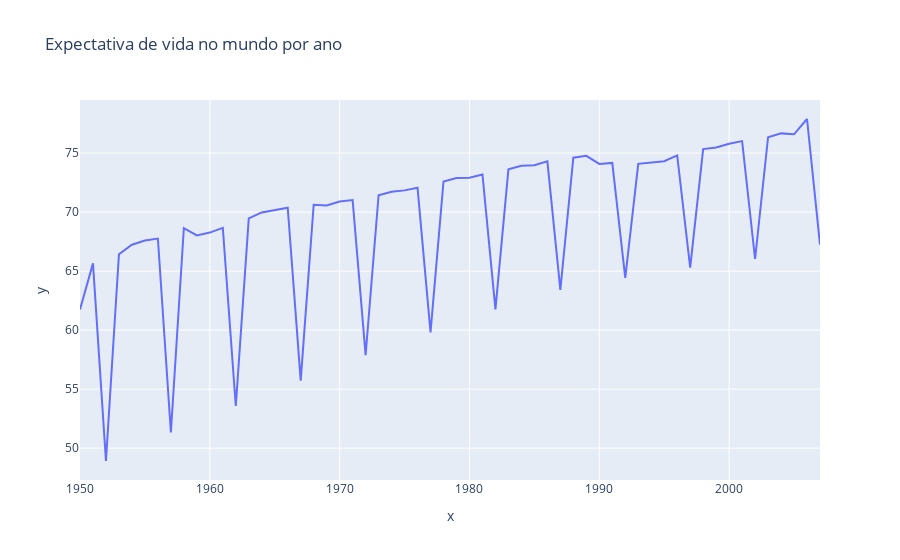

Write notebook code for a chart like this one.
### Code cell
mean_expec = df.expec_vida.groupby(df.ano).mean()
fig = px.line(df, x=df.ano.sort_values().unique(), y=mean_expec, title='Expectativa de vida no mundo por ano')
fig.show()

### Figure 1 — Plotly figure (JSON) as saved in the notebook; plotly's stock layout.template omitted (floating-point values rounded to 4 significant figures)
{"data": [{"hovertemplate": "x=%{x}<br>y=%{y}<extra></extra>", "legendgroup": "", "line": {"color": "#636efa", "dash": "solid"}, "mode": "lines", "name": "", "orientation": "v", "showlegend": false, "type": "scatter", "x": [1950, 1951, 1952, 1953, 1954, 1955, 1956, 1957, 1958, 1959, 1960, 1961, 1962, 1963, 1964, 1965, 1966, 1967, 1968, 1969, 1970, 1971, 1972, 1973, 1974, 1975, 1976, 1977, 1978, 1979, 1980, 1981, 1982, 1983, 1984, 1985, 1986, 1987, 1988, 1989, 1990, 1991, 1992, 1993, 1994, 1995, 1996, 1997, 1998, 1999, 2000, 2001, 2002, 2003, 2004, 2005, 2006, 2007], "xaxis": "x", "y": [61.75, 65.66, 48.91, 66.43, 67.24, 67.6, 67.76, 51.32, 68.65, 68.02, 68.26, 68.67, 53.57, 69.47, 69.97, 70.17, 70.37, 55.72, 70.62, 70.56, 70.9, 71.02, 57.88, 71.43, 71.72, 71.84, 72.06, 59.8, 72.6, 72.89, 72.92, 73.18, 61.76, 73.62, 73.93, 73.97, 74.3, 63.41, 74.61, 74.77, 74.08, 74.17, 64.44, 74.09, 74.22, 74.31, 74.81, 65.29, 75.34, 75.47, 75.79, 76.02, 66.03, 76.34, 76.67, 76.59, 77.89, 67.24], "yaxis": "y"}], "layout": {"legend": {"tracegroupgap": 0}, "title": {"text": "Expectativa de vida no mundo por ano"}, "xaxis": {"anchor": "y", "domain": [0, 1], "title": {"text": "x"}}, "yaxis": {"anchor": "x", "domain": [0, 1], "title": {"text": "y"}}}}
